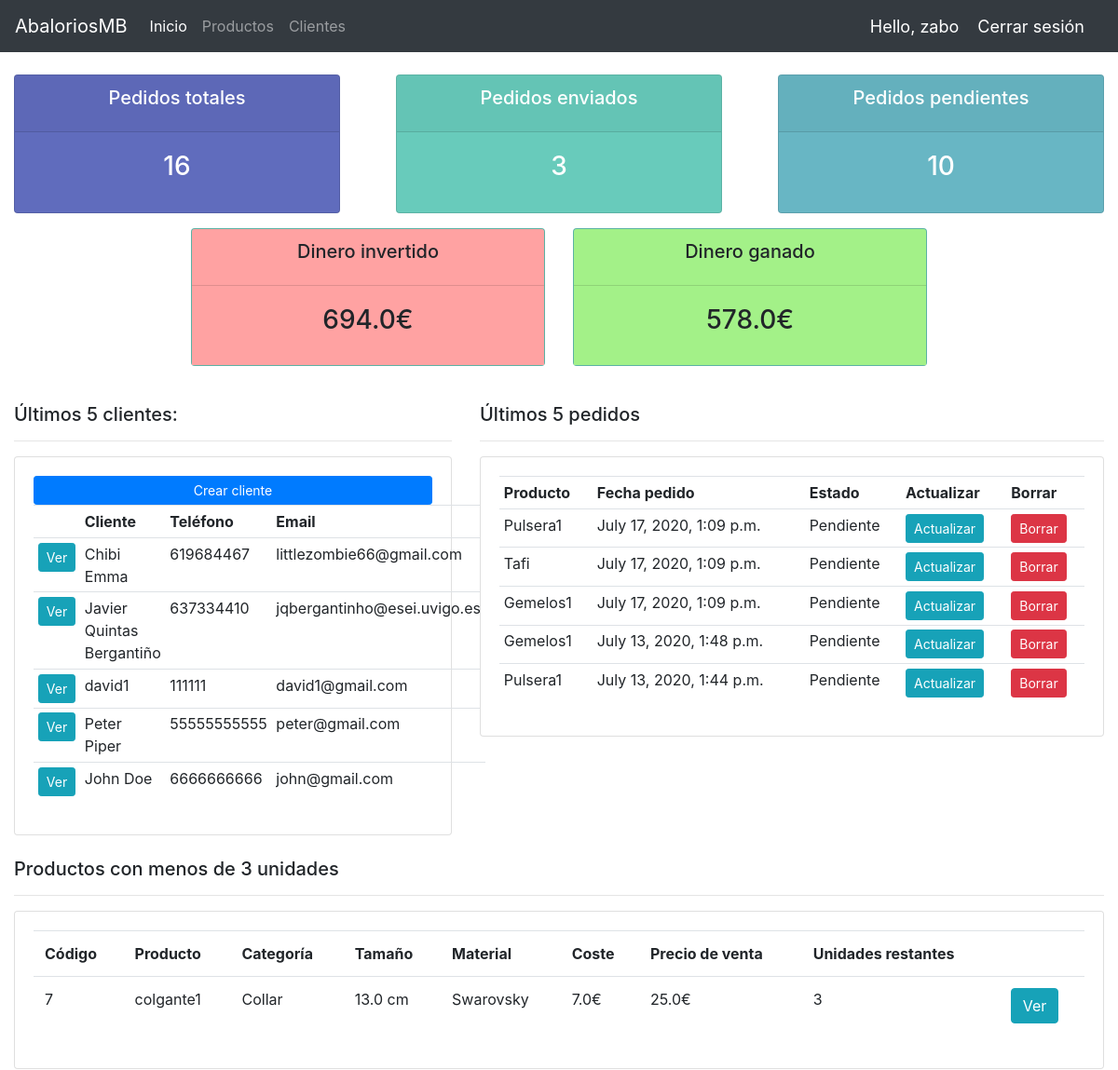
Page / (signed in, upper part) on the earlier database version.
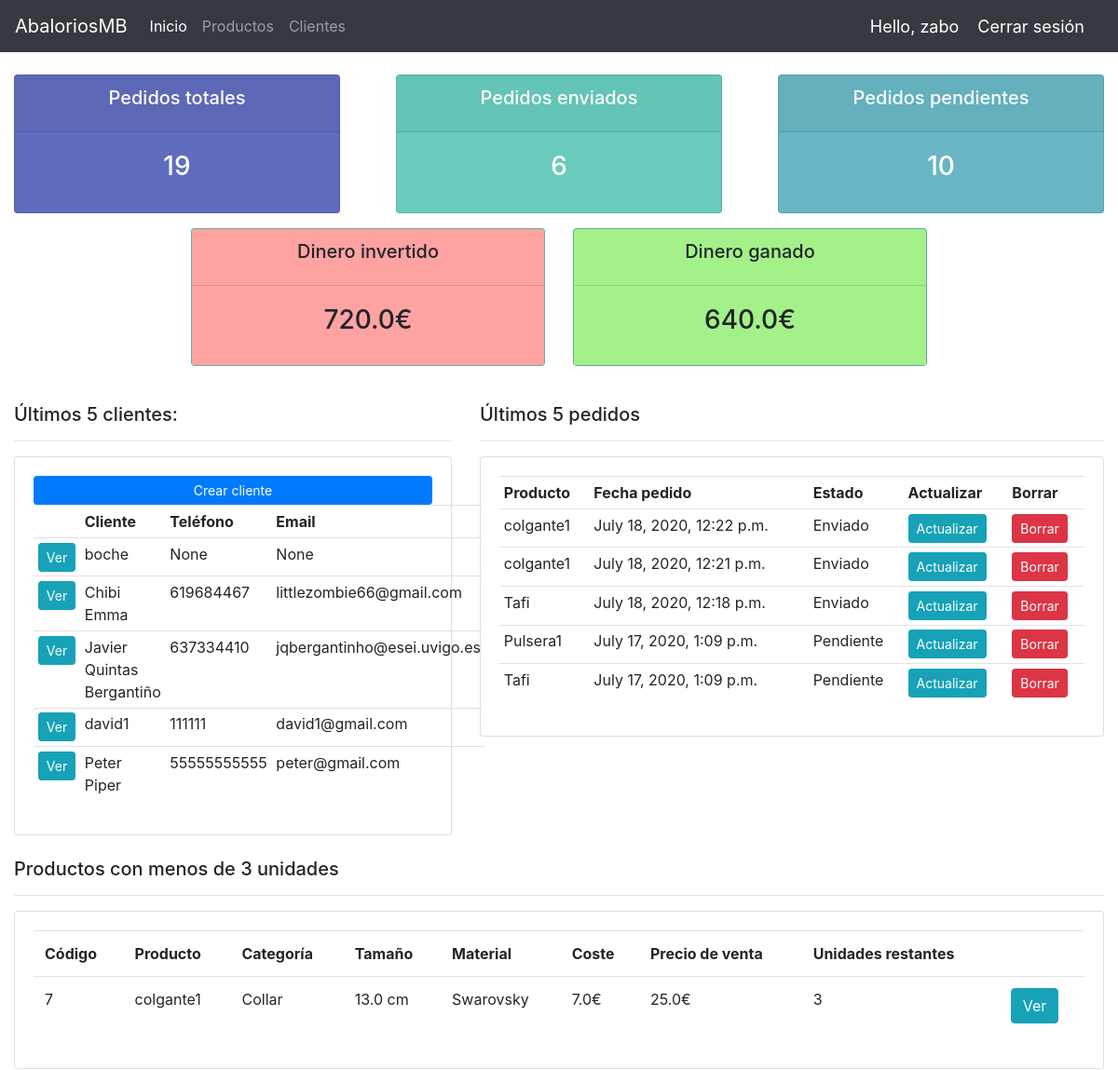
Same page on the later database version.
### jewels/models.py (models this page shows, shortened)
class Customer(models.Model):
    user = models.OneToOneField(User, null=True, blank=True, on_delete=models.CASCADE)
    name = models.CharField(max_length=200, null=True)
    phone = models.CharField(max_length=200, null=True)
    email = models.CharField(max_length=200, null=True)
    address = models.CharField(max_length=10000, null=True)
    profile_pic = models.ImageField(default="profile1.jpg", null=True, blank=True)
    date_created = models.DateTimeField(auto_now_add=True, null=True)
    def __str__(self):
        return self.name

class Order(models.Model):
    STATUS = (
        ('Pendiente', 'Pendiente'),
        ('En camino', 'En camino'),
        ('Enviado', 'Enviado'),
    )
    customer = models.ForeignKey(Customer, null=True, on_delete=models.SET_NULL)
    product = models.ForeignKey(Product, null=True, on_delete=models.SET_NULL)
    date_created = models.DateTimeField(auto_now_add=True, null=True)
    status = models.CharField(max_length=200, null=True, choices=STATUS)
    note = models.CharField(max_length=1000, null=True)

class Product(models.Model):
    CATEGORY = (
        ('Pulsera', 'Pulsera'),
        ('Collar', 'Collar'),
        ('Gemelos', 'Gemelos'),
        ('Anillo', 'Anillo'),
        ('Llavero', 'Llavero'),
        ('Pendientes', 'Pendientes'),
        ('Brazalete', 'Brazalete'),
        ('Gargantilla', 'Gargantilla'),
        ('Colgante', 'Colgante'),
        ('Tobillera', 'Tobillera'),
    )
    name = models.CharField(max_length=200, null=True)
    product_pic = models.ImageField(default="", null=True, blank=True)
    category = models.CharField(max_length=200, null=True, choices=CATEGORY)
    size = models.FloatField(null=True)
    material = models.CharField(max_length=10000, null=True)
    cost_price = models.FloatField(null=True)
    sell_price = models.FloatField(null=True)
    description = models.CharField(max_length=1000, null=True, blank=True)
    units = models.IntegerField(null=True)
    date_created = models.DateTimeField(auto_now_add=True, null=True)
    def __str__(self):
        return self.name

### jewels/decorators.py (the view)
    def wrapper_function(request, *args, **kwargs):
        group = None
        if request.user.groups.exists():
            group = request.user.groups.all()[0].name
        if group == 'customer':
            return redirect('user-page')
        if group == 'admin':
            return view_func(request, *args, **kwargs)

### jewels/templates/jewels/dashboard.html (shortened to what this page needs)
{% extends 'jewels/main.html' %}
{% block content %}
    {% include 'jewels/status.html' %}
    <br>
    <div class="container-fluid">
        <div class="row">
            <div class="col-md-5">
                <h5>Últimos 5 clientes:</h5>
                <hr>
                <div class="card card-body">
                    <a href="{% url 'create_customer' %}" class="btn btn-primary btn-sm btn-block">Crear cliente</a>
                    <table class="table table-sm">
                        <tr>
                            <th></th>
                            <th>Cliente</th>
                            <th>Teléfono</th>
                            <th>Email</th>
                        </tr>
                        {% for customer in customers %}
                            <tr>
                                <td><a href="{% url 'customer' customer.id %}"
                                    class="btn btn-sm btn-info">Ver</a></td>
                                <td>{{ customer.name }}</td>
                                <td>{{ customer.phone }}</td>
                                <td>{{ customer.email }}</td>
                            </tr>
                        {% endfor %}
                    </table>
                </div>
            </div>
            <div class="col-md-7">
                <h5>Últimos 5 pedidos</h5>
                <hr>
                <div class="card card-body">
                    <table class="table table-sm">
                        <tr>
                            <th>Producto</th>
                            <th>Fecha pedido</th>
                            <th>Estado</th>
                            <th>Actualizar</th>
                            <th>Borrar</th>
                        </tr>
                        {% for order in orders %}
                            <tr>
                                <td>{{ order.product }}</td>
                                <td>{{ order.date_created }}</td>
                                <td>{{ order.status }}</td>
                                <td><a href="{% url 'update_order' order.id %}" class="btn btn-sm btn-info">Actualizar</a></td>
                                <td><a href="{% url 'delete_order' order.id %}" class="btn btn-sm btn-danger">Borrar</a></td>
                            </tr>
                        {% endfor %}
                    </table>
                </div>
            </div>
        </div>
        <div class="row">
            <div class="col-md">
                <br>
                <h5>Productos con menos de 3 unidades</h5>
                <hr>
                <div class="card card-body">
                    <table class="table">
                        <tr>
                            <th>Código</th>
                            <th>Producto</th>
                            <th>Categoría</th>
                            <th>Tamaño</th>
                            <th>Material</th>
                            <th>Coste</th>
                            <th>Precio de venta</th>
                            <th>Unidades restantes</th>
                            <th></th>
                        </tr>
                        {% for i in low_unit_products %}
                            <tr>
                                <td>{{ i.id }}</td>
                                <td>{{ i.name }}</td>
                                <td>{{ i.category }}</td>
                                <td>{{ i.size }} cm</td>
                                <td>{{ i.material }}</td>
                                <td>{{ i.cost_price }}€</td>
                                <td>{{ i.sell_price }}€</td>
                                <td>{{ i.units }}</td>
                                <td><a href="{% url 'product' i.id %}" class="btn btn-info">Ver</a></td>
                            </tr>
                        {% endfor %}
                    </table>
                </div>
            </div>
        </div>
            </div>
{% endblock content %}

Differences in the rows shown:
no longer on this page (row unchanged): Customer: name "John Doe", phone "6666666666", email "john@gmail.com"
no longer on this page (row unchanged): Order: product "Gemelos1", date_created "July 17, 2020, 1:09 p.m.", status "Pendiente"
no longer on this page (row unchanged): Order: product "Gemelos1", date_created "July 13, 2020, 1:48 p.m.", status "Pendiente"
no longer on this page (row unchanged): Order: product "Pulsera1", date_created "July 13, 2020, 1:44 p.m.", status "Pendiente"
added Customer: name "boche", phone "None", email "None"
added Order: product "colgante1", date_created "July 18, 2020, 12:22 p.m.", status "Enviado"
added Order: product "colgante1", date_created "July 18, 2020, 12:21 p.m.", status "Enviado"
added Order: product "Tafi", date_created "July 18, 2020, 12:18 p.m.", status "Enviado"
Other differences:
{{ total_orders }}: "16" → "19"
{{ delivered }}: "3" → "6"
{{ total_cost }}: "694.0" → "720.0"
{{ total_gains }}: "578.0" → "640.0"
